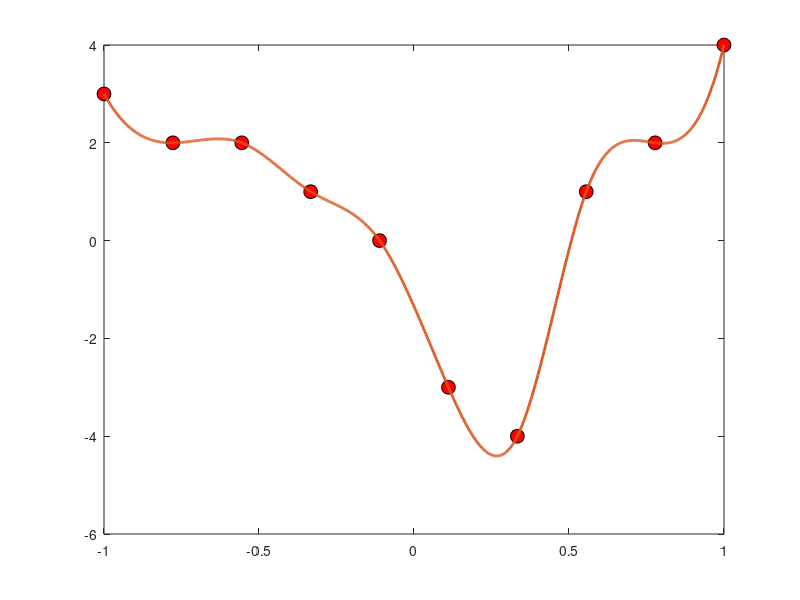

Reproduce this figure in MATLAB. (Note: this script raises an error after producing the figure.)
clear all
close all

N = 10;
xi = linspace(-1,1,N);
x = linspace(-1,1,1000);
dx = x(2) - x(1);

% Test Example
yi = [3 2 2 1 0 -3 -4 1 2 4];

% Interpolate
y = interp1(xi,yi,x,'spline'); %spline interp

% plot
plot(xi, yi, 'o','MarkerSize',10,'MarkerFaceColor','r','MarkerEdgeColor','k')
hold on
plot(x,y,'Linewidth',2,'Displayname','in-built cubic spline');

%---------------------------------------------------
% Find minimum using gradient descent

% Initial guess
xm = -0.5; 

step_size = .01;


for ii=1:100
    % Numerical estimation of gradient
    [dfdx,ym(ii),ym(ii)] = gradx(xm(ii), x, y);

    % Model update
    xm(ii+1) = xm(ii) - step_size*dfdx;
end

% plot steepest descent points
plot(xm(1:end-1),ym,'o-k','LineWidth',2,'Displayname','gradient descent')

%---------------------------------------------------
% Find minimum using Newton method
% Additional hessian estimation will be required
%different upadtion delta(m)

% Initial guess
xm = 0.4; 

% No step-size required

for ii=1:5
    % Numerical estimation of gradient
    [dfdx,xm(ii),ym2(ii)] = gradx(xm(ii), x, y);
    
    [d2fdx2] = hessx(xm(ii), x, y);
    
    % Model update
    dm = -(dfdx/d2fdx2);
    xm(ii+1) = xm(ii) + dm;
    
    % plot parabola for showing hessian
    % y(dx) = f(x0) + f'(x0)dx + f''(x0)/2 dx^2
    dxvec = linspace(-0.25, 0.25,100);
    yvec = ym2(ii) + dfdx*dxvec + (d2fdx2/2)*(dxvec.*dxvec);
    plot(xm(ii)+ dxvec,yvec,'b')
end

% plot steepest descent points
plot(xm(1:end-1),ym2,'o-g','LineWidth',2,'Displayname','gradient descent')

%===================================================
% Local function for gradient estimation
function [dfdx,xm,ym] = gradx(xm, x, y)

[val,idx]=min(abs(x-xm));
ym = y(idx);
xm = x(idx);

dfdx = (y(idx+1)-y(idx-1))/(x(idx+1)-x(idx-1));
end

%===================================================
% Local function for hessian estimation
function [d2fdx2] = hessx(xm, x, y)

[val,idx]=min(abs(x-xm));

% Numerical second derivative
d2fdx2 = (y(idx+1) - 2*y(idx) + y(idx-1))/((x(idx+1)-x(idx))^2);
end